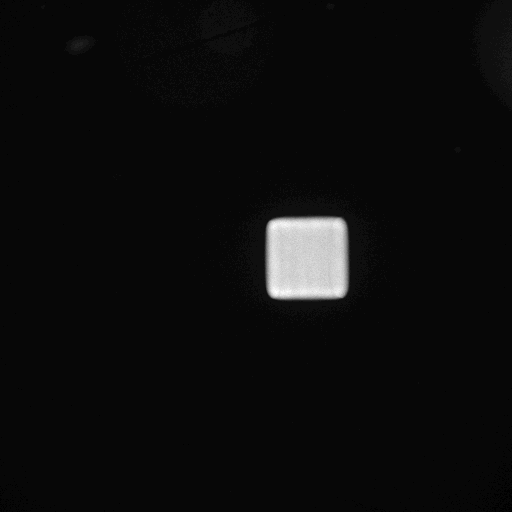
#> input picture Supplemental protocols and data/Data/SI Figure 20/11-02-22-Figure S20/Analyzed/Good gels/atto1.tif, 512 x 512 px
$ python image_analyzer_figS20.py
#> lines starting #> are read from the running program, lines starting #| are printed output that depends on the picture
# -*- coding: utf-8 -*-
"""
Created on Fri Sep 30 09:56:28 2022

@author: rmish
"""

import skimage
import os
import matplotlib.pyplot as plt
import numpy as np
from matplotlib.colors import LinearSegmentedColormap

import matplotlib.pyplot as plt
from skimage import data
from skimage import color
from skimage import img_as_float
import cv2

def hextorgb(hx):
    return tuple(int(hx[i:i+2], 16) for i in (0, 2, 4))

def colormapgenerator(list_colors,label = 'mylist', bins = 100):
    cmaps = LinearSegmentedColormap.from_list(
        label,
        list_colors,
        N = 100)
    return cmaps

# [44 lines left out: function automatic_brightness_and_contrast, not called in this run]

#%%define colors
ab=0
afact = 1
bfact = 1

rc='ed2024'
redc = hextorgb(rc)
red = tuple(ti/255 for ti in redc)

gc='2ca02cf'
greenc = hextorgb(gc)
green = tuple(ti/255 for ti in greenc)

bc = '0084FF'
bluec = hextorgb(bc)
blue = tuple(ti/255 for ti in bluec)

list_colors = [(0, 0, 0,ab),
               red]
red = colormapgenerator(list_colors)
list_colors = [(0, 0, 0,ab),
               green]
green = colormapgenerator(list_colors)
list_colors = [(0, 0, 0,ab),
               blue]
blue = colormapgenerator(list_colors)

#%%load images

g1 = skimage.io.imread('atto1.tif')
#> g1 is the input picture: shape (512, 512) uint16; min 1731, max 9900, mean 2084.5
b1 = skimage.io.imread('cy3_1.tif')
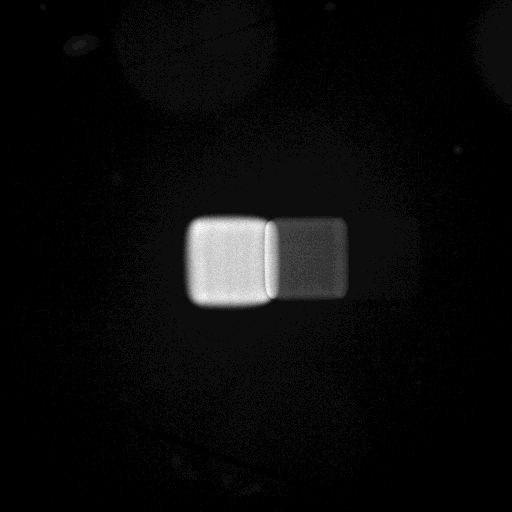
#> input picture Supplemental protocols and data/Data/SI Figure 20/11-02-22-Figure S20/Analyzed/Good gels/cy3_1.tif, 512 x 512 px
#> b1 is the input picture: shape (512, 512) uint16; min 1614, max 6495, mean 1905.8
r1 = skimage.io.imread('tye_1.tif')
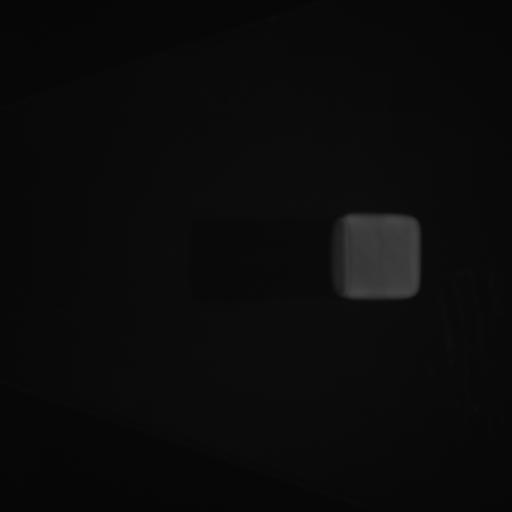
#> input picture Supplemental protocols and data/Data/SI Figure 20/11-02-22-Figure S20/Analyzed/Good gels/tye_1.tif, 512 x 512 px
#> r1 is the input picture: shape (512, 512) uint16; min 1675, max 18133, mean 2875.3
g2 = skimage.io.imread('atto2.tif')
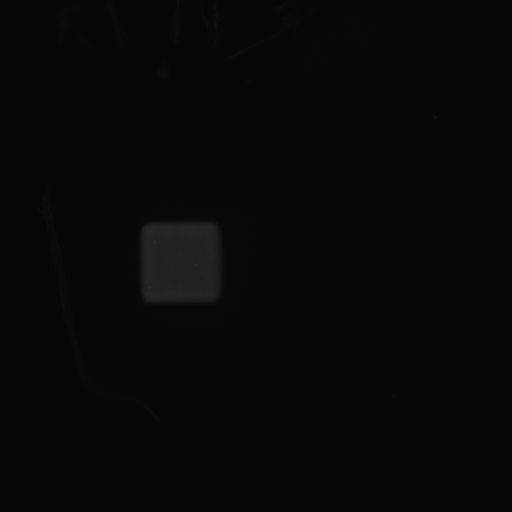
#> input picture Supplemental protocols and data/Data/SI Figure 20/11-02-22-Figure S20/Analyzed/Good gels/atto2.tif, 512 x 512 px
#> g2 is the input picture: shape (512, 512) uint16; min 1729, max 10576, mean 2124.2
b2 = skimage.io.imread('cy3_2.tif')
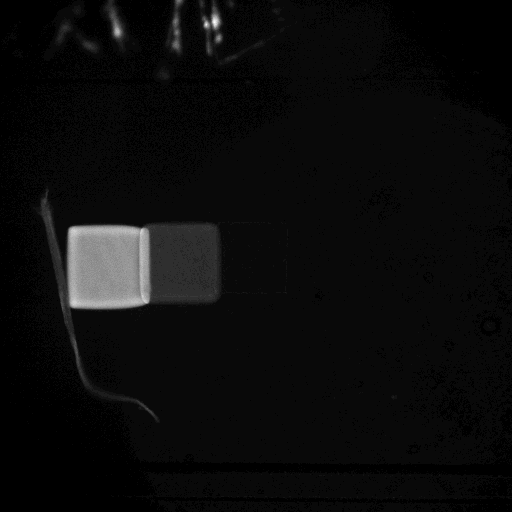
#> input picture Supplemental protocols and data/Data/SI Figure 20/11-02-22-Figure S20/Analyzed/Good gels/cy3_2.tif, 512 x 512 px
#> b2 is the input picture: shape (512, 512) uint16; min 1616, max 8463, mean 1974.8
r2 = skimage.io.imread('tye_2.tif')
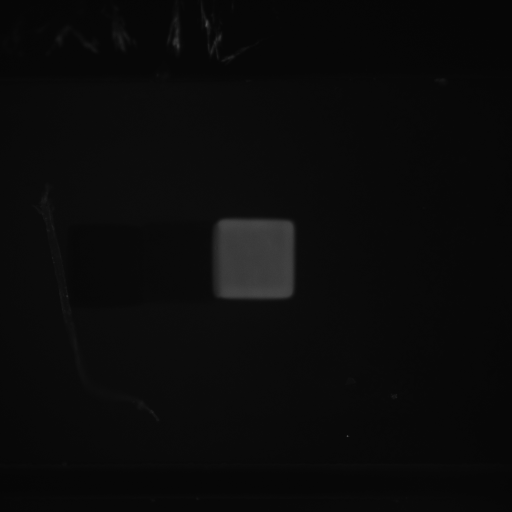
#> input picture Supplemental protocols and data/Data/SI Figure 20/11-02-22-Figure S20/Analyzed/Good gels/tye_2.tif, 512 x 512 px
#> r2 is the input picture: shape (512, 512) uint16; min 1659, max 19715, mean 2842.1
#> (the run stopped early here; a loop or call above may not have finished)
